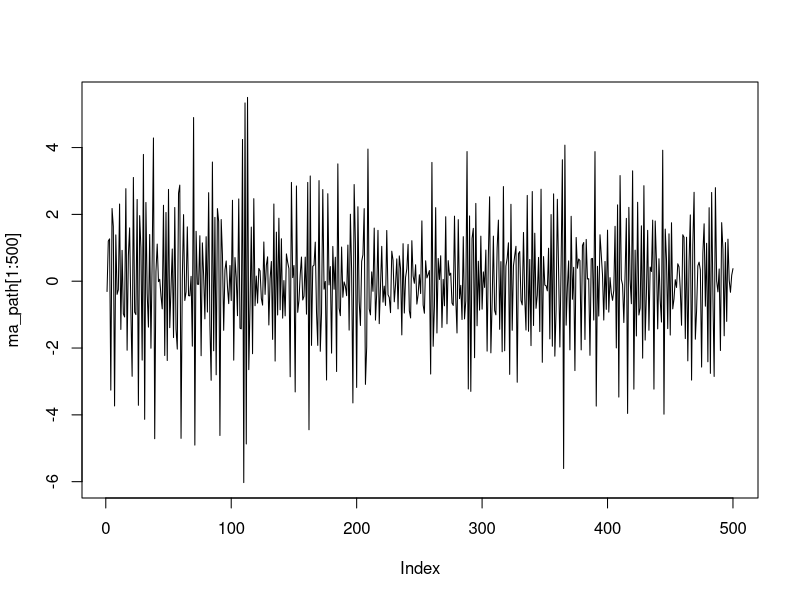
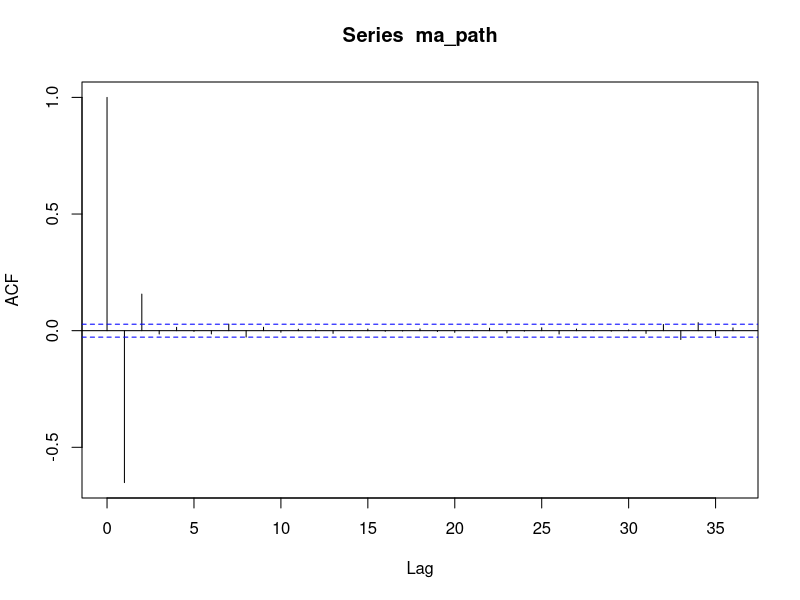
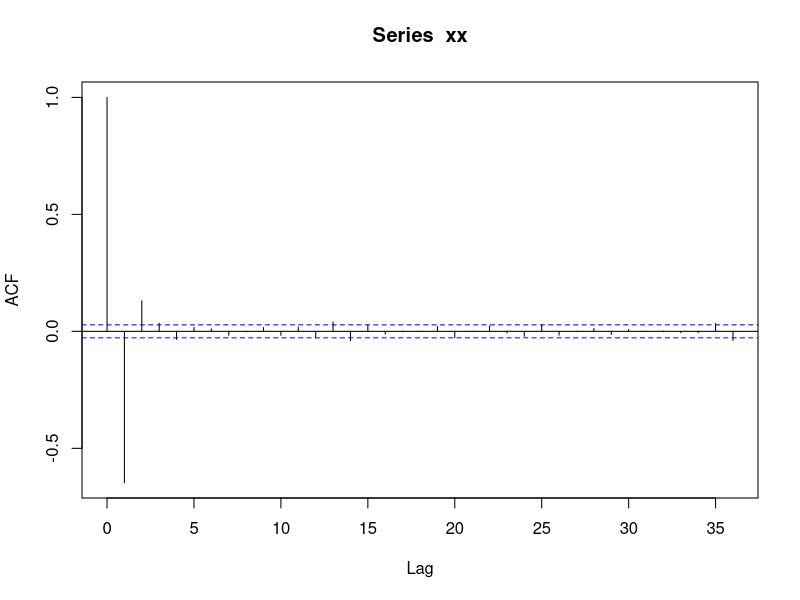
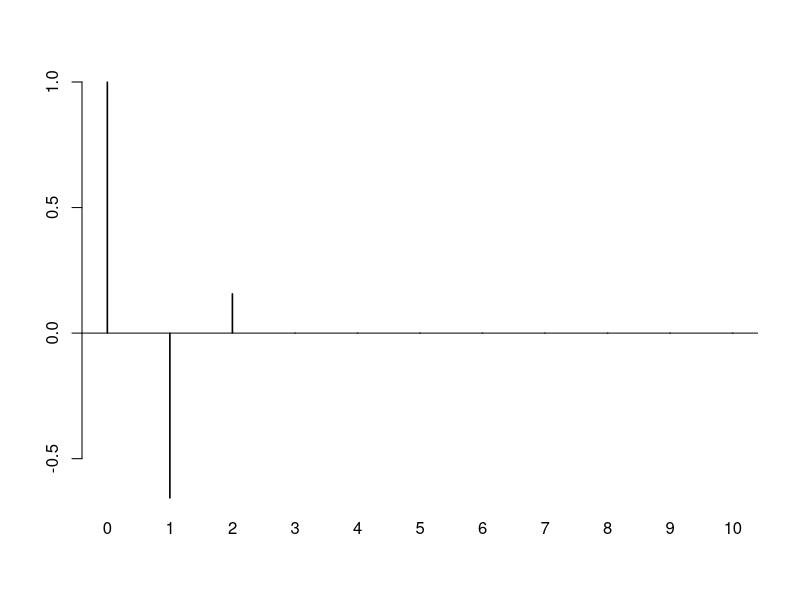
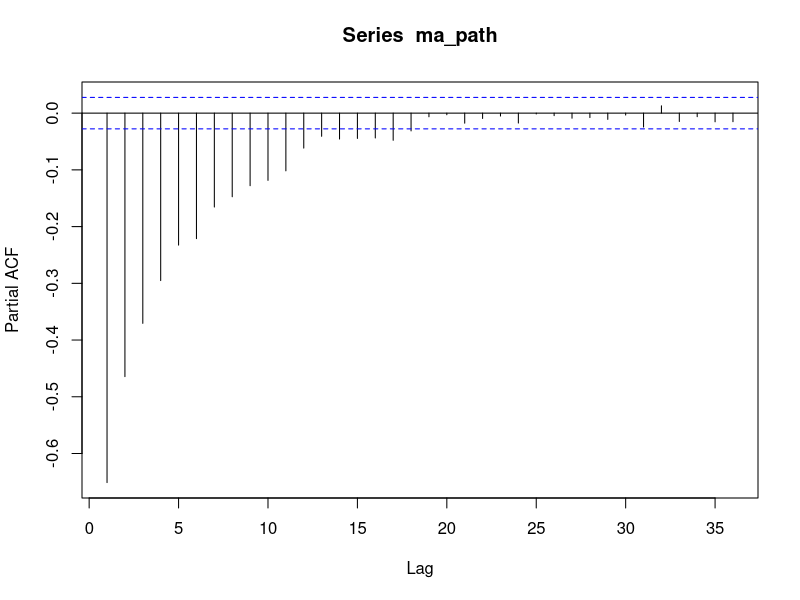
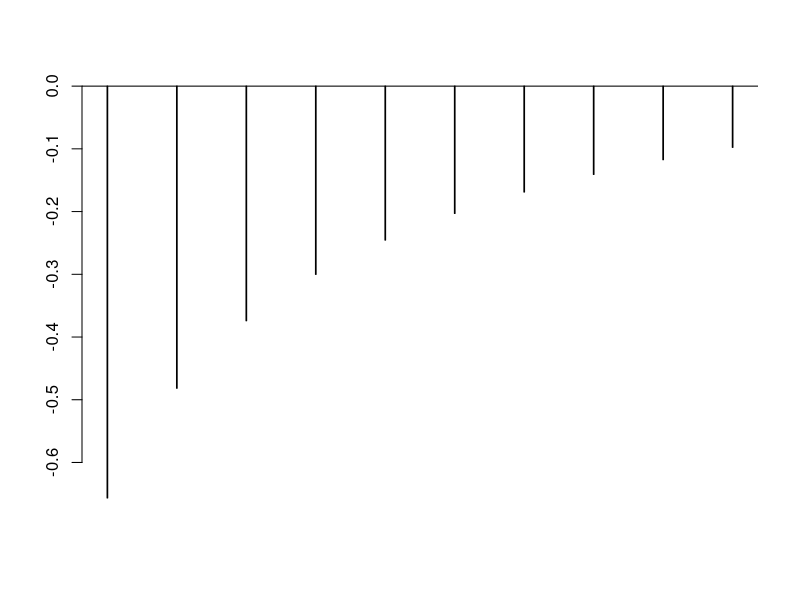
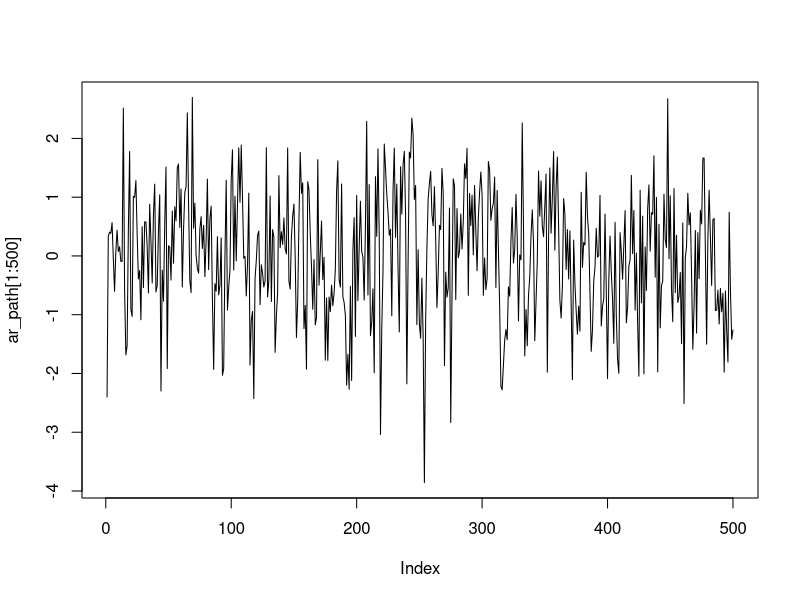
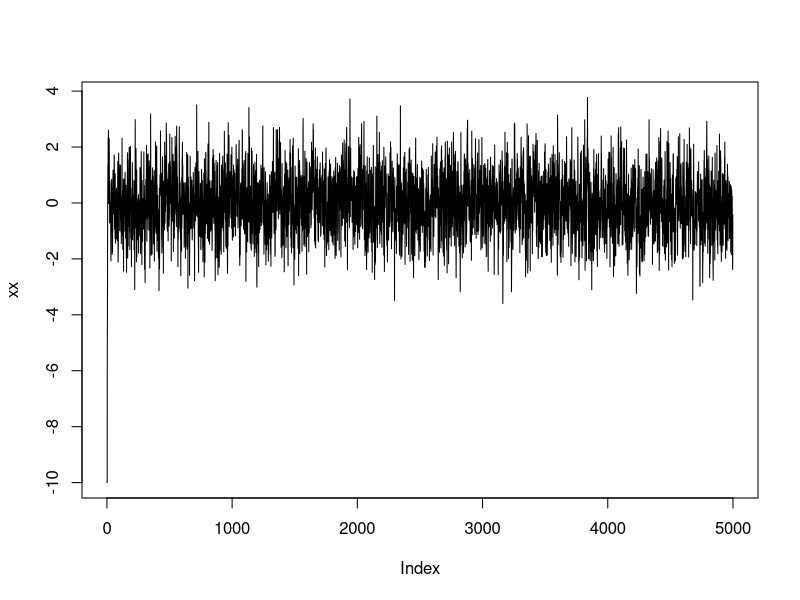

Reproduce these figures in R, in order.
### simulating ARMA(p, q) models 

## simulating MA(q) with q = 2
theta <- c(-1.5, .56) # 1 - 1.5z + .56z^2

# invertible?
polyroot(c(1, theta)) # finds roots of 1 + theta[1] z + ... + theta[q] z^q
# all larger than 1, so invertible

# simulate a path from this model
ma_path <- arima.sim(model=list(ma=theta), n=5000)
plot(ma_path[1:500], type='l')
ma_acf <- acf(ma_path) # estimates for autocorrelation function
# starts at lag 0
print(ma_acf$acf[1:10])
# when acf gets closer to 0 that tells us what process the model is

## or simulate a path manually
ww <- rnorm(5002)
xx <- rep(0, 50002)

for (ii in 3:5002) {
  xx[ii] <- ww[ii] + theta[1]*ww[ii - 1] + theta[2]*ww[ii - 2]
}

xx <- xx[3:5002]
ma_acf <- acf(xx)
print(ma_acf$acf[1:10])

# the function ARMAacf lets us calculate the theoretical acf
ma_acf_true = ARMAacf(ma=theta, lag.max=10)
barplot(ma_acf_true, space=100, axes=T)
abline(h=0)

# we can plot the pacf using acf with option type = 'pacf' or just use the command pacf
# starts at lag 1
pacf(ma_path)
ma_pacf_true = ARMAacf(ma=theta, pacf=TRUE, lag.max=10)
barplot(ma_pacf_true, space=100, axes=T)
abline(h=0)

# we can use the arima function to fit the model parameters
arima(ma_path, order=c(0,0,2), include.mean=FALSE)
# if include.mean = FALSE it also estimates mean of autocorrelation function (intercept)
theta
# a shorter path will fit model parameters worse
# we can try different orders of the MA process, for example MA(3) would be decent, but MA(1) would be bad
# simpler model can not recover enough data, but more complicated model could potentially overfit but would recover the data
# can compare different models by looking at the log likelihood and AIC (want a smaller AIC and a smaller log likelihood)

# we can also try fitting AR processes
arima(ma_path, order=c(2,0,0), include.mean=FALSE)

## consider an AR(p) model with parameters phi(1), ..., phi(p)
phi <- c(.3, .1)
polyroot(c(1, -phi))
# all roots lie outside unit circle, so causal
ar_path <- arima.sim(model=list(ar=phi), n=5000) # for stationary AR processes
plot(ar_path[1:500], type='l')

# or simulate manually
xx <- rep(0, 5000)
xx[1] <- -10
xx[2] <- -10

for (ii in 3:5000) {
  xx[ii] <- phi[1]*xx[ii - 1] + phi[2]*xx[ii - 2] + rnorm(1)
}

plot(xx, type='l')

# estimate autocorrelation function
acf(ar_path)

ar_acf_true = ARMAacf(ar=phi, lag.max = 10)
barplot(ar_acf_true, space = 100, axes = T)
abline(h=0)

# estimate partial autocorrelation function
pacf(ar_path)

ar_acf_true = ARMAacf(ar=phi, pacf = TRUE, lag.max = 10)
barplot(ar_acf_true, space = 100, axes = T)
abline(h=0)

# estimate parameters
arima(ar_path, order=c(2,0,0), include.mean=FALSE)
phi

arima(ar_path, order=c(0,0,2), include.mean=FALSE)

## random walk (can't use arma.sim)
xx <- rep(0, 5000)
xx[1] <- 0

for (ii in 2:5000) {
  xx[ii] <- xx[ii - 1] + rnorm(1)
}

plot(xx, type='l')

## simulating arma models
arma_path <- arima.sim(model=list(ma=theta, ar=phi), n=5000)
plot(arma_path[1:500], type='l')

acf(arma_path)
pacf(arma_path)
# both decrease gradually to 0

arima(arma_path, order=c(2,0,2), include.mean=FALSE)
c(phi, theta)
arima(arma_path, order=c(2,0,0), include.mean=FALSE)
arima(arma_path, order=c(0,0,2), include.mean=FALSE)
